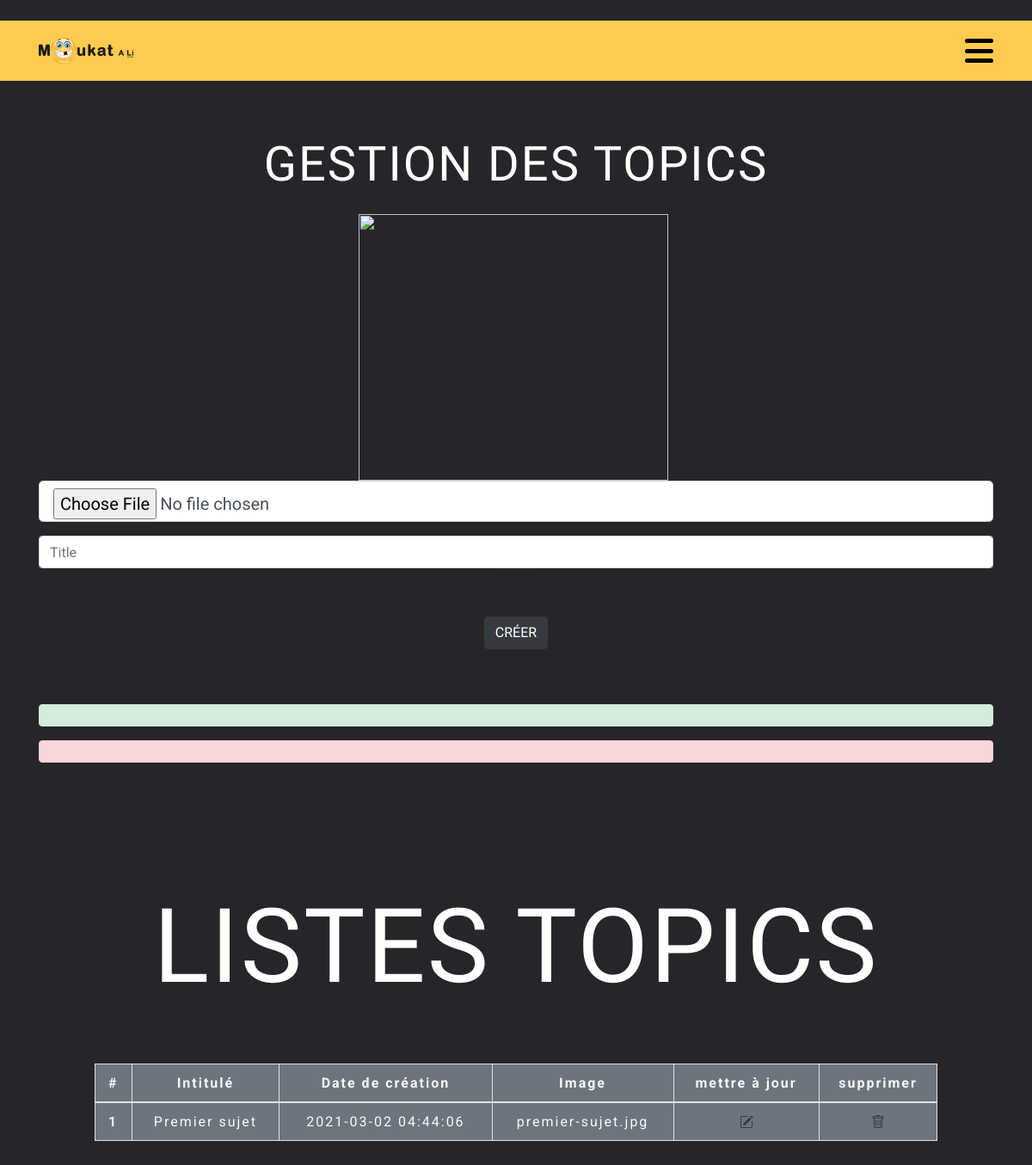
Page /pages/admin/gestion-topic.php on the committed database.
### tables this page shows
CREATE TABLE `topics` (
  `id` int(10) UNSIGNED NOT NULL,
  `title` varchar(100) NOT NULL,
  `image` varchar(255) NOT NULL,
  `published` int(10) NOT NULL,
  `created_at` timestamp NOT NULL DEFAULT CURRENT_TIMESTAMP,
  `updated_at` timestamp NULL DEFAULT NULL
);

### src/controller/topic-function.php (called while the page is built, shortened)
<?php
$title = "";
$topic_id = 0;
$update_topic = false;
$success = array();
$errors = array();
global $db_connect, $errors, $user_id;
if (isset($_GET)) {
    global $topic_id;
    return $topic_id;
}
function readAllTopics()
{
    global $db_connect ,$topics;
    $sql = "SELECT * FROM moukatali.topics ORDER BY created_at DESC ";
    $pdoStat = $db_connect->prepare($sql);
    $executeIsOk = $pdoStat->execute();
    $topics = $pdoStat->fetchAll();
    return $topics;
}

### src/pages/admin/gestion-topic.php (the view, shortened to what this page needs)
<?php
require ROOT_PATH . '/config/database.php';
require ROOT_PATH . '/src/controller/topic-function.php';
readAllTopics();
$user_info = readUserById($_SESSION['user']['id']);
var_dump($user_info['role']);
include('../../layout/head.php');
?>
</head>
  <body>
    <header class="header-main ">
      <div class="container">
      <nav class="navigation d-flex align-items-center justify-content-between">
      <a class="navbar-brand" href=<?= BASE_URL . "/src/index.php" ?>>
          <img src=<?= BASE_URL . "/public/images/logo.png" ?> alt="Logo Moukat A Li">
      </a>
      <div class="menu-toggle">
        <span class="position"></span>
        <span class="position"></span>
        <span class="position mb-0"></span>
      </div>
    </nav>
      </div>
    </header>
    <section id="form-subject">
      <div class="container text-center">
      <h1 class="text-uppercase display-4 text-center py-3 mt-5">Gestion des Topics</h1>
        <form method="post" enctype="multipart/form-data">
          <div class="form-group" id="preview">
            <img src="../../images/uploads/<?= $topic_image ?>" onClick="triggerClick()" id="profileDisplay" alt="Preview" style="height: 310px; width: 360px;">
            <input type="file" onChange="displayImage(this)" id="image" class="form-control form-control-lg" name="image" placeholder="Uploader une image">
          </div>
          <div class="form-floating">
            <input type="text" class="form-control" placeholder="Title" name="title" value="<?= $title ?>">
            <label for="title">Titre</label>
          </div>
          <div class="d-grid gap-2">
            <?php if ($update_topic === true) : ?>
            <button type="submit" id="btn-update" class="btn btn-dark fw-bold text-uppercase mt-4 mb-5" name="update-topic">mettre à jour</button>
          <?php else : ?>
            <button type="submit" class="btn btn-dark fw-bold text-uppercase mt-4 mb-5" name="create-topic">créer</button>
          <?php endif; ?>
          </div>
        </form>
        <?php global $errors, $success; ?>
        <div class="">
          <?php if (count($success > 0)) : ?>
            <div class="alert alert-success" role="alert">
            </div>
          <?php endif; ?>
          <?php if (count($errors > 0)) : ?>
            <div class="alert alert-danger" role="alert">
            </div>
          <?php endif; ?>
        </div>
    </section>
    <section>
      <div class="container-fluid col-11  justify-content-center mt-5 mb-5">
        <h1 class="text-uppercase text-center py-3 mt-5 mb-5 pt-5">Listes topics</h1>
        <?php if (empty($topics)) : ?>
          <h1 style="text-align: center; margin-top: 20px;">Aucun sujet dans la base.</h1>
        <?php else : ?>
          <div class=" d-flex justify-content-center">
            <table class="col-11 table table-bordered bg-secondary  text-center text-light">
              <thead>
                <tr>
                  <th scope="col">#</th>
                  <th scope="col">Intitulé</th>
                  <th scope="col">Date de création</th>
                  <th scope="col">Image</th>
                  <th scope="col">mettre à jour</th>
                  <th scope="col">supprimer</th>
                </tr>
              </thead>
              <tbody>
                <?php foreach ($topics as $key => $topic) : ?>
                  <div class="user">
                    <tr>
                      <th scope="row" class="align-middle"><?php echo $key + 1; ?></th>
                      <td class="align-middle"><?php echo $topic['title']; ?></td>
                      <td class="align-middle"><?php echo $topic['created_at']; ?></td>
                      <td class="align-middle"><?php echo $topic['image']; ?></td>
                      <td class="align-middle">
                        <a class="text-dark" href="gestion-topic.php?edit-topic=<?= $topic['id'] ?>" role="button">
                        </a>
                      </td>
                      <td class="align-middle">
                        <a class="text-dark" href="gestion-topic.php?delete-topic=<?= $topic['id'] ?>" role="button">
                        </a>
                      </td>
                    </tr>
                  </div>
                <?php endforeach; ?>
              </tbody>
            </table>
          </div>
        <?php endif; ?>
      </div>
    </section>
</body>
</html>

### public/css/styleDav.css (style rules this page uses)
body { font-family: 'Roboto', sans-serif; background-color: #26252A; color: #26252A; letter-spacing: 2px!important; }

### public/css/mon-style.css (style rules this page uses)
body { font-family: 'Roboto', sans-serif; background-color: #26252A; color: #26252A; letter-spacing: 2px!important; }
section { padding-bottom: 1.875em; }
h1 { font-family: 'Slackey', cursive; font-size: 2.1em; padding-top: 1.875em; padding-bottom: 1.875em; color: white; }
@media (min-width: 768px) { h1 { font-size: 5.1875em; } }
@media (min-width: 1200px) { h1 { font-size: 7.5em; padding-top: 0.8em; padding-bottom: 0.8em; } }
.header-main { background-color: #FFCC50; padding: 0.625em 0; }
nav { height: 50px; }
nav img { width: 110px; }
.menu-toggle { display: block; position: relative; z-index: 1; user-select: none; -webkit-user-select: none; }
.menu-toggle span { display: block; position: relative; width: 33px; height: 5px; background-color: #000; margin-bottom: 0.4em; z-index: 3; border-radius: 5px; transform-origin: 0 0; transition: transform 0.5s cubic-bezier(0.77,0.2,0.05,1.0), background-color 0.5s cubic-bezier(0.77,0.2,0.05,1.0), opacity 0.55s ease; }

### rows in the picture
topics: title "Premier sujet", created_at "2021-03-02 04:44:06", image "premier-sujet.jpg"
